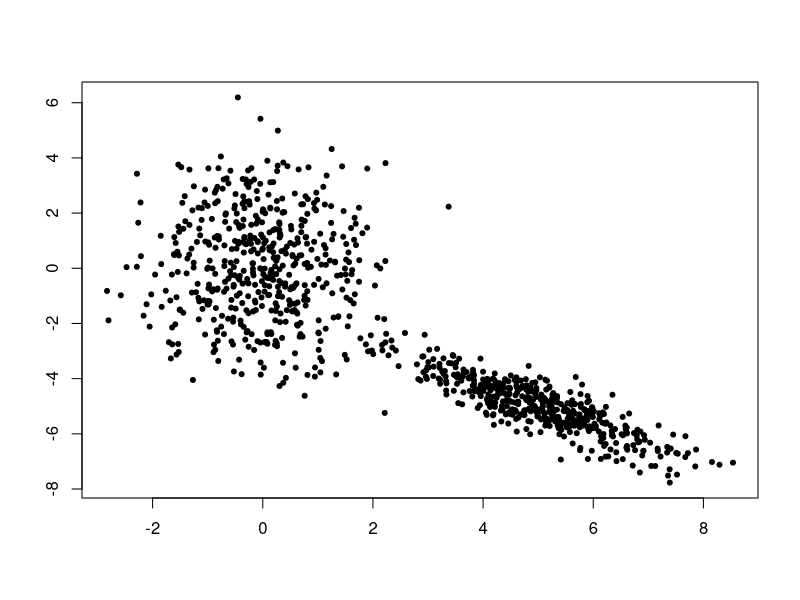

Recreate this plot in R. (Note: this script raises an error after producing the figure.)
png('image/gaumixscat.png')
dat = matrix(rnorm(2000),ncol=2)
A = matrix(c(1,0,0,2),2)
B = matrix(c(1,0.8,1,0.2),2)
n = rbinom(1,1000,0.5)
x = rbind(dat[1:n,]%*%A,c(5,5)+dat[(n+1):1000,]%*%B)
plot(x[,1],-x[,2],pch=20,xlab='',ylab='')
dev.off()

library(mclust)
f = function(x,y) {
    30*(dmvnorm(matrix(c(x,y),1),mean=c(0,0), sigma=t(A)%*%A) + dmvnorm(matrix(c(x,y),1),mean=c(5,5), sigma=t(B)%*%B))
}

xx = seq(-4,10,0.1)
yy = seq(-7,10,0.1)
zz = outer(xx,yy,Vectorize(f))
sink('gaumix.obj')
surfObj(xx,yy,zz)
sink()
